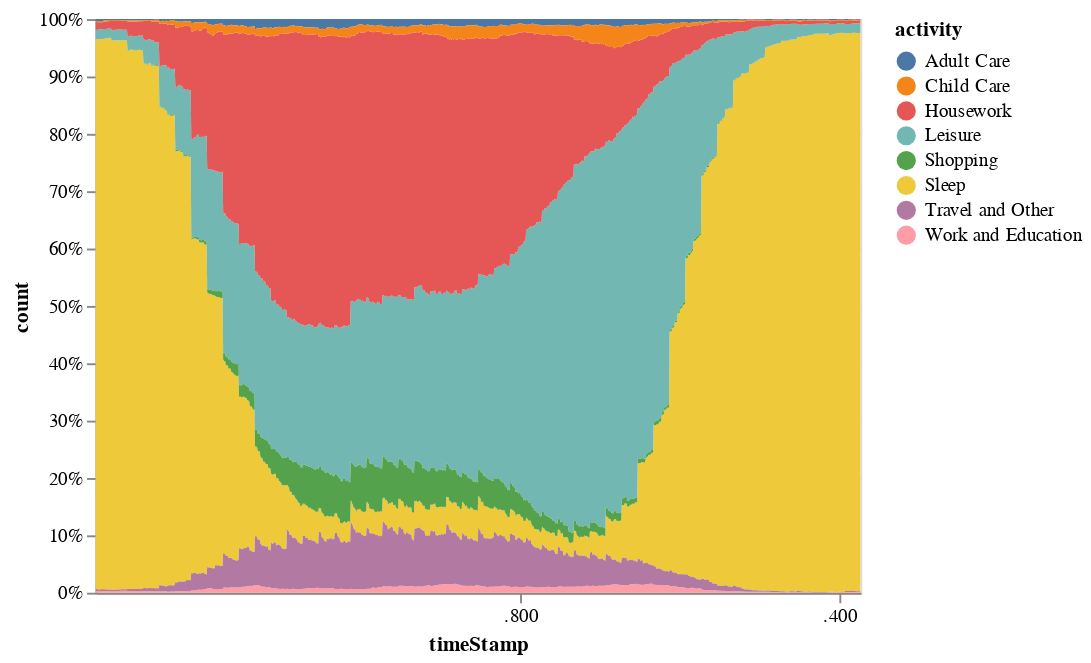

The code cell stored with this chart in its notebook:
### Code cell
alt.Chart(tud).mark_area().encode(
    x = "timeStamp:T",
    y=alt.Y('count:Q', stack="normalize", axis=alt.Axis(format='%')),
    color="activity:N"
)

### Figure 1 — Vega-Lite specification as saved in the notebook (floating-point values rounded to 4 significant figures; data arrays with more than 128 entries replaced by an {"elided": "..."} marker saying what was removed)
{"config": {"view": {"continuousWidth": 400, "continuousHeight": 300}}, "data": {"name": "data-a986cf72cff91b5729cfc11eae2a0a37"}, "mark": "area", "encoding": {"color": {"type": "nominal", "field": "activity"}, "x": {"type": "temporal", "field": "timeStamp"}, "y": {"type": "quantitative", "axis": {"format": "%"}, "field": "count", "stack": "normalize"}}, "$schema": "https://vega.github.io/schema/vega-lite/v4.8.1.json", "datasets": {"data-a986cf72cff91b5729cfc11eae2a0a37": {"elided": "11520 records"}}}
